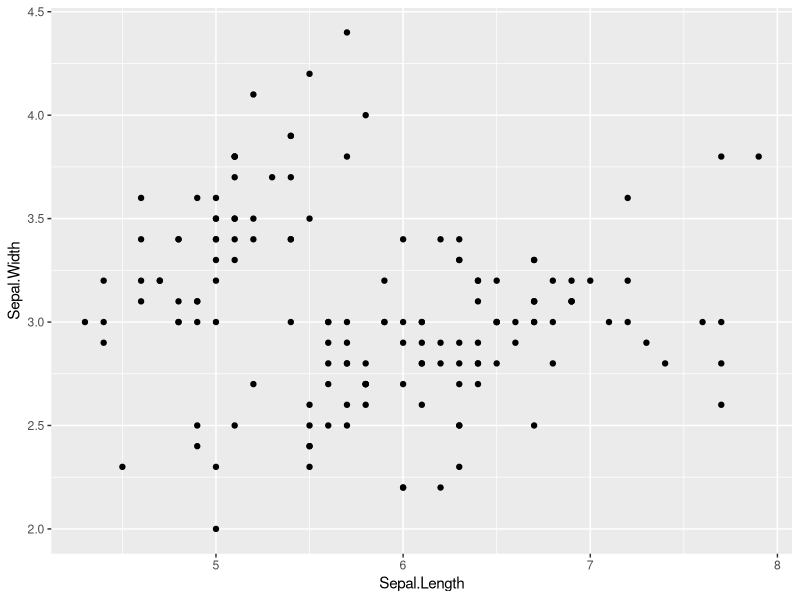
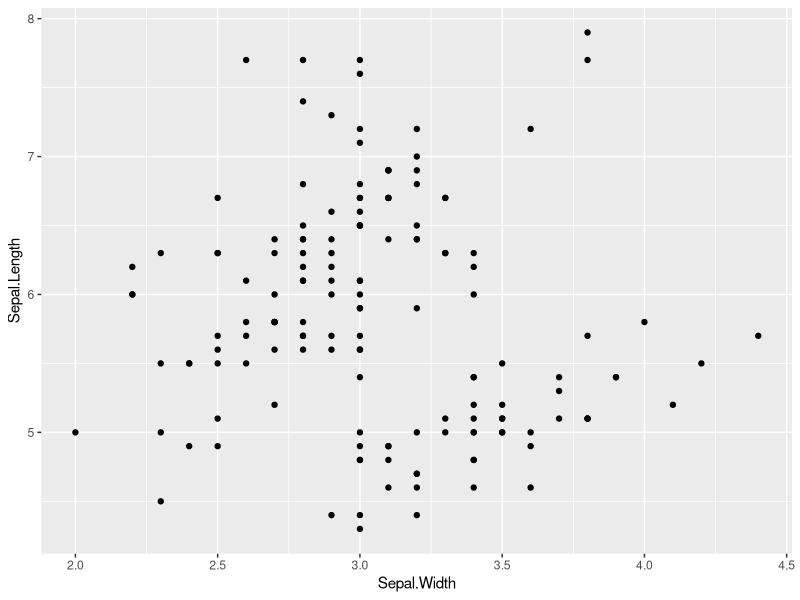
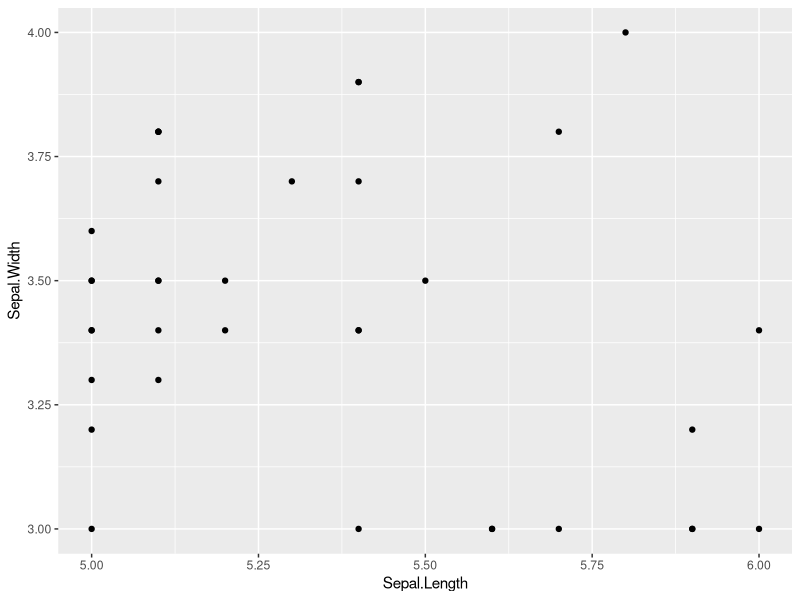
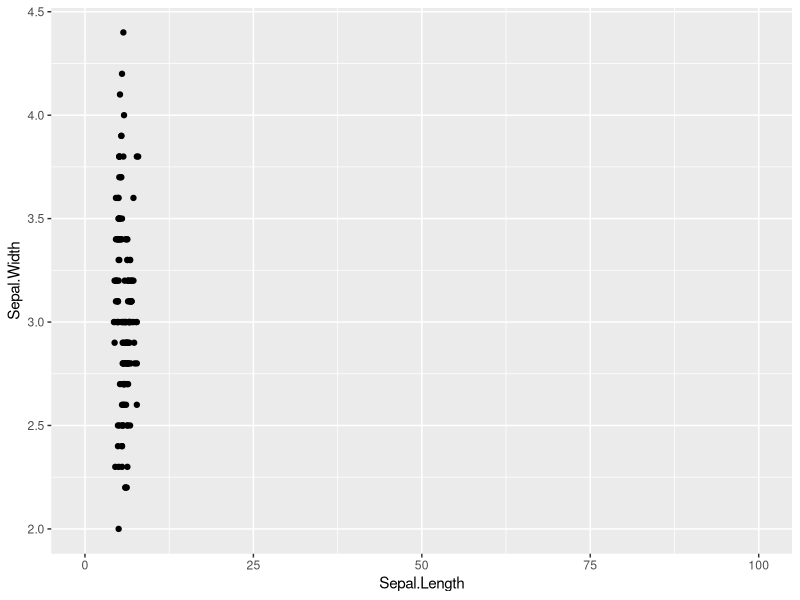
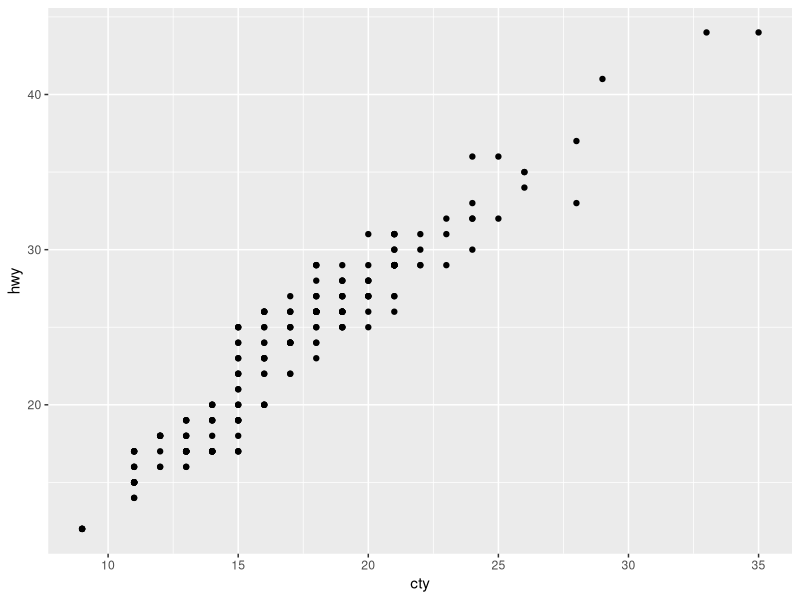
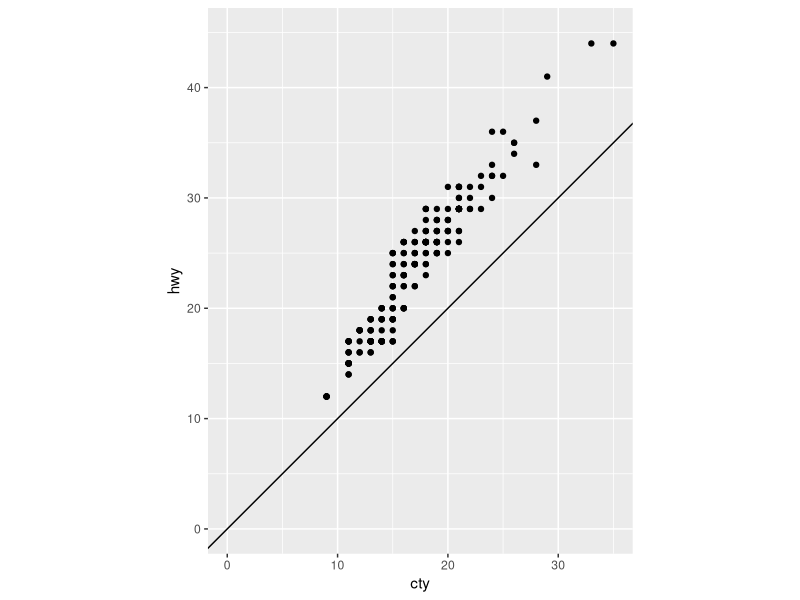
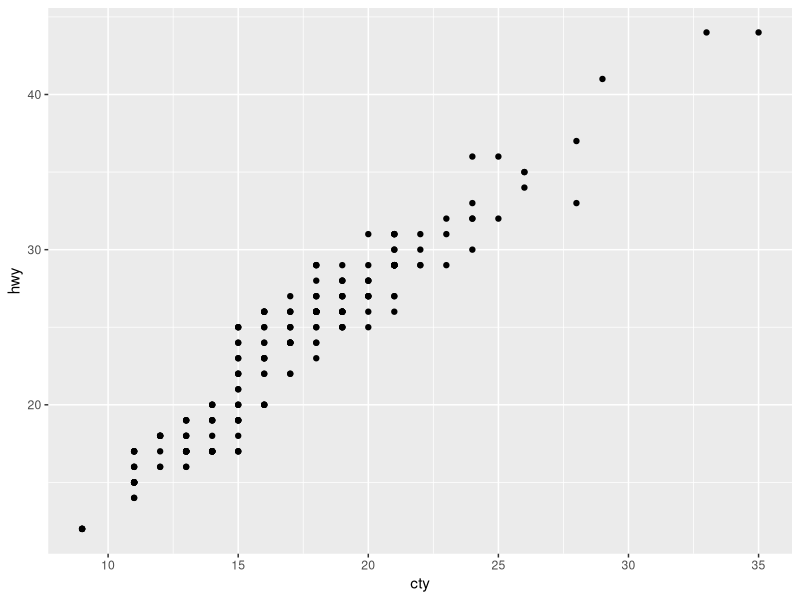

These charts were generated, in order, by the following R code: (Note: this script raises an error after producing the figures.)
###########ggplot avance

library(tidyverse)
base<-iris%>%
  ggplot(aes(x=Sepal.Length,y=Sepal.Width))+
geom_point()
base
##fonction coor*
base+coord_flip() #change axe x et coord y
##limiter les axes
base+coord_cartesian(xlim = c(5,6),ylim=c(3,4))
base+coord_cartesian(xlim = c(0,100))

##raport entre les echeeles de x et de y
miles<-mpg%>%
ggplot(aes(x=cty,y=hwy))+geom_point()

miles
miles+coord_equal(ratio=1/1,xlim = c(0,35),ylim = c(0,45))+
  geom_abline(slap=1,intercept = 0) #add a line
#ratio 1unite de x =1 unite de y
##modifier l'echelle des axes
#touote transformation mathematique est possible
miles
miles+cood_trans(x="log",y="log")

##coordonnees polaires
base+coord_polar(theta = "y",direction = -1)
##cammenbert --pie chart
iris%>%ggplot(aes(x="",y=Species,fill=Species))+geom_col()+coord_polar(theta = "y")
#theta = angle

###sacle##
base<-iris%>%
ggplot(aes(x=Sepal.Length,y=Sepal.Width,color=Species,size=Petal.Length))+
  geom_point()
base
###colors
base+scale_color_brewer(type = "qual")

###colorblind
base+scale_colour_viridis_d()

##quels sont les palettes de coulour de brewer?
RColorBrewer::display.brewer.all()

###faire tous seuls comme des grands
base+scale_color_manual(values = c("indianred","brown","#fdf603"))
base+scale_color_grey()

###continous variables
base<-iris%>%
  ggplot(aes(x=Sepal.Length,y=Sepal.Width,color=Petal.Length,size=Petal.Length))+
  geom_point()
base
base+scale_color_gradient(low = "green",high="red")
base+scale_color_gradient(low="green",high = "red")
base+scale_color_gradient2(low = "blue",mid = "white",high = "red",midpoint = 1.5)

##entre discrete et continu!:binned scale
base+scale_color_binned(type="viridis")
###size change la taille
base
base+scale_size_area(max_size = 12)
###remplissage(fill)
base<-mpg%>%
  ggplot(aes(x=manufacturer,fill=manufacturer))+
  geom_bar()
base
base+scale_fill_viridis_d()
base+scale_fill_brewer(palette = "Set2")
##differenece entre changer les couleurs du mapping
#ou changer les  couleur d'un objet
#toutes barre rouges
base+geom_bar(fill="red")
base+geom_bar(color="red")
base+geom_bar(fill="red",width = 2)
###tout ce qui passe par aes( )et scale change par variable
##tout ce qui passe directement aux geom
base+theme_classic()
base+theme_minimal()
base+theme_void()

install.packages("ggpthemes")
library("ggthemes")
basa+theme_stata()
##controle a la main
base+theme()
###comment ajouter des titres
base+labs(title = "mon titre",subtitle = "mon soutitre")

###comment ajouter le lilgnes

